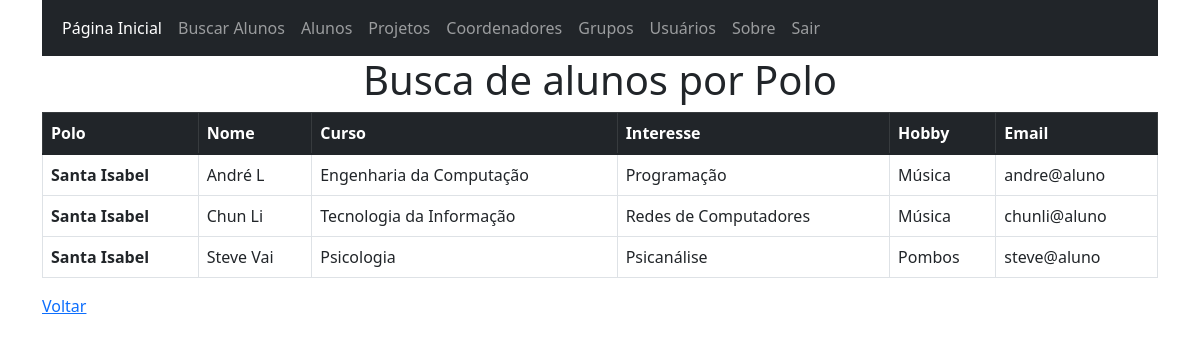
Page /busca_por_polo (signed in) on the committed database.
### app.py (models this page shows, shortened)
class alunos(db.Model):
    ra = db.Column(db.Integer, primary_key=True)
    nome = db.Column(db.String(50))
    email = db.Column(db.String(50))
    senha = db.Column(db.String(50))
    curso = db.Column(db.String(50))
    polo = db.Column(db.String(50))
    interesse = db.Column(db.String(50))
    hobby = db.Column(db.String(50))
    telefone = db.Column(db.String(15))
    tipo_usuario = db.Column(db.String(20))
    projeto_id = db.Column(db.Integer, ForeignKey('projetos.id'))
    grupo_id = db.Column(db.Integer, ForeignKey('grupos.id'))

### app.py (the view)
@app.route('/busca_por_polo', methods=['GET','POST'])
def busca_por_polo():
    aluno_teste = {
        "nome":"Aluno Teste",
        "curso":"Engenharia da Computação",
        "polo":"Santa Isabel",
        "interesse":"Banco de Dados",
        "hobby":"Futebol"
    }
    integrantes = alunos.query.filter_by(polo=aluno_teste['polo'])
    return render_template('busca_por_polo.html', integrantes=integrantes)

### app.py (called while the page is built)
@login_manager.user_loader
def load_user(user_id):
    return usuarios.query.get(user_id)

### templates/busca_por_polo.html
{% extends 'base.html' %}
{% block conteudo %}
    <h1 align="center">Busca de alunos por Polo</h1>
    <table class="table table-bordered table-hover">
        <thead class="table-dark">
            <th scope="col">Polo</th>
            <th scope="col">Nome</th>
            <th scope="col">Curso</th>
            <th scope="col">Interesse</th>
            <th scope="col">Hobby</th>
            <th scope="col">Email</th>
        </thead>
        <tbody>
            {% for aluno in integrantes %}
                <tr>
                    <td><strong>{{aluno.polo}}</strong></td>
                    <td>{{aluno.nome}}</td>
                    <td>{{aluno.curso}}</td>
                    <td>{{aluno.interesse}}</td>
                    <td>{{aluno.hobby}}</td>
                    <td>{{aluno.email}}</td>
                </tr>
            {% endfor %}
        </tbody>
    </table>
    <a href="{{url_for('buscar_alunos')}}">Voltar</a>
{% endblock conteudo %}

### rows in the picture
alunos: polo "Santa Isabel", nome "André L", curso "Engenharia da Computação", interesse "Programação", hobby "Música", email "andre@aluno"
alunos: polo "Santa Isabel", nome "Chun Li", curso "Tecnologia da Informação", interesse "Redes de Computadores", hobby "Música", email "chunli@aluno"
alunos: polo "Santa Isabel", nome "Steve Vai", curso "Psicologia", interesse "Psicanálise", hobby "Pombos", email "steve@aluno"
